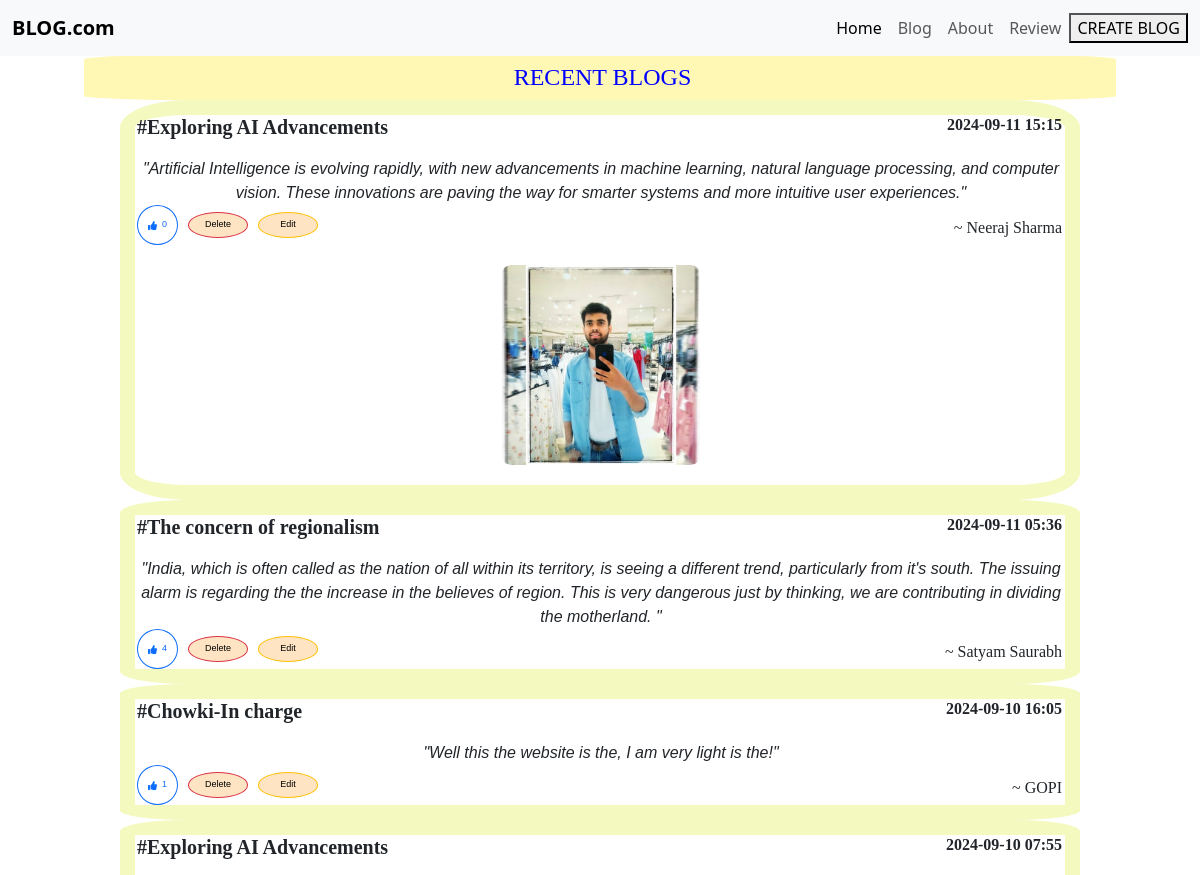
Before: / (upper part) with the older database file.
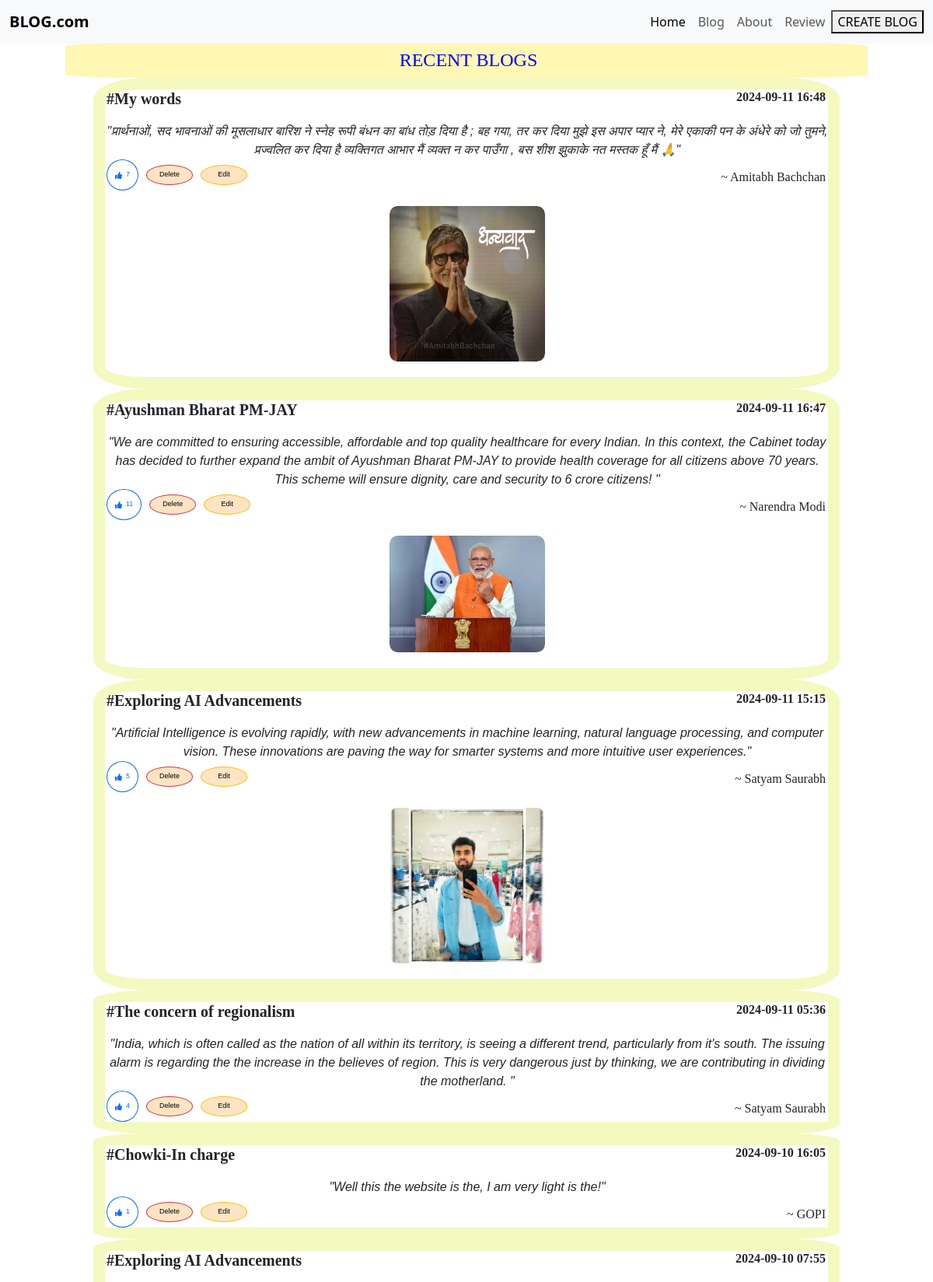
After: the same page with the newer database file.
### app.py (models this page shows, shortened)
class database(db.Model):
    id = db.Column(db.Integer, primary_key=True)
    Title = db.Column(db.String(50), nullable=False, unique=False)
    Date = db.Column(db.DateTime, default=datetime.utcnow)
    Content = db.Column(db.Text, nullable=False)
    Author = db.Column(db.String(20), nullable=False)
    likes = db.Column(db.Integer, default=0)
    Image = db.Column(db.String(100), nullable=True)  # New column for image filename

### app.py (the view, shortened to what this page needs)
@app.route("/", methods=['GET', 'POST'])
def home():
    allpost = database.query.order_by(database.Date.desc()).all()
    return render_template("index.html", allpost=allpost)

### templates/index.html (shortened to what this page needs)
<!DOCTYPE html>
<html lang="en">
<head>
    <link href="https://cdn.jsdelivr.net/npm/bootstrap@5.3.0/dist/css/bootstrap.min.css" rel="stylesheet">
    <link rel="stylesheet" href="{{ url_for('static', filename='style.css') }}">
    <link rel="stylesheet" href="https://cdnjs.cloudflare.com/ajax/libs/font-awesome/5.15.4/css/all.min.css">
</head>
<body>
    <nav class="navbar navbar-expand-lg navbar-light bg-light fixed-top">
        <div class="container-fluid">
            <a class="navbar-brand" href="/"><b>BLOG.com</b></a>
            <div class="collapse navbar-collapse" id="navbarNav">
                <ul class="navbar-nav ms-auto">
                    <li class="nav-item">
                        <a class="nav-link active" aria-current="page" href="/">Home</a>
                    </li>
                    <li class="nav-item">
                        <a class="nav-link" href="/post">Blog</a>
                    </li>
                    <li class="nav-item">
                        <a class="nav-link" href="/about">About</a>
                    </li>
                    <li class="nav-item">
                        <a class="nav-link" href="/review">Review</a>
                    </li>
                </ul>
                <br>
                <a href="/post"><button type="button" class="">CREATE BLOG</button></a>
            </div>
        </div>
    </nav>
    <div class="a">
        <h4 style="background-color: rgb(255, 247, 180)">RECENT BLOGS</h4>
    </div>
    <div class="one">
        <div class="two">
            {% for post in allpost %}
            <div class="box">
                <div class="blog-header">
                    <h5 class="blog-title">#{{ post.Title }}</h5>
                    <h6 class="blog-date">{{ post.Date.strftime('%Y-%m-%d %H:%M') }}</h6>
                </div>
                <i class="blog-content">"{{ post.Content }}"</i>
                <div class="blog-actions">
                    <form method="POST" action="/like/{{ post.id }}">
                        <button type="submit" class="button-round btn btn-outline-primary"
                            style="display: flex; align-items: center; justify-content: flex-start; width: max-content; height: 5vh; box-sizing: border-box;">
                            <i class="fas fa-thumbs-up"
                                style="margin-right: 5px; width: max-content; box-sizing: border-box;"></i>
                            <span>{{ post.likes or 0 }}</span>
                        </button>
                    </form>
                    <a href="/delete/{{ post.id }}">
                        <button type="button" class="btn btn-danger button-round">Delete</button>
                    </a>
                    <a href="/update/{{ post.id }}">
                        <button type="button" class="btn btn-warning button-round">Edit</button>
                    </a>
                    <span class="blog-author" style="padding-right: 3px;">~ {{ post.Author }}</span>
                </div>
                {% if post.Image %}
                <div class="blog-image-container">
                    <div class="blog-image">
                        <img src="{{ url_for('static', filename='uploads/' + post.Image) }}" alt="Blog Image">
                    </div>
                </div>
                {% endif %}
            </div>
            {% endfor %}
        </div>
    </div>
</body>
</html>

### static/style.css (style rules this page uses)
.one { margin-top: 100px; display: inline-block; width: 80vw; height: fit-content; margin-left: 10vw; background-color: rgb(255, 255, 255); border-spacing: 20px; box-sizing: border-box; overflow: auto; max-width: 100%; }
.two { box-sizing: border-box; font-family: "Lobster", sans-serif; font-weight: 400; font-style: normal; box-sizing: border-box; width: auto; overflow: auto; max-width: 100%; word-wrap: break-word; }
.a { font-family: "Playfair Display", serif; font-optical-sizing: auto; font-weight: bolder; font-style: normal; background-color: rgb(255, 247, 180); height: 45px; padding-top: 3px; text-align: center; color: rgb(0, 0, 255); margin-top: 55px; position: fixed; margin-left: 7vw; border-radius: 10%; }
.blog-header { display: flex; justify-content: space-between; }
.blog-title, .blog-date { display: inline; font-family: "Libre Baskerville", serif; font-weight: 400; font-style: normal; font-weight: bold; }
.blog-date { padding-right: 3px; }
.blog-content { display: block; text-align: center; margin-top: 10px; }
.blog-author { font-family: cursive; display: inline-block; text-align: right; margin-top: 5px; padding-right: 3px; }
.box { border: 15px solid rgb(243, 249, 191); border-radius: 7%; padding-left: 2px; margin-top: 0px; }
h4 { background-color: #f7f7f7; height: 40px; margin-bottom: 10px; padding-top: 5px; padding-left: 5px; width: 86vw; box-sizing: border-box; border-radius: 5%; }
.button-round { border-radius: 60%; font-size: xx-small; padding: 5px 10px; margin-right: 10px; }
.blog-actions { display: flex; align-items: center; justify-content: space-between; }
.btn-danger, .btn-warning { width: 60px; color: black; background-color: bisque; }
.blog-author { margin-left: auto; padding-right: 3px; display: inline-block; text-align: right; margin-top: 5px; padding-right: 3px; }
.blog-image-container { text-align: center; margin-top: 20px; margin-bottom: 20px; }
.blog-image { width: 100%; max-width: 200px; height: auto; border-radius: 10px; overflow: hidden; margin: 0 auto; }
.blog-image img { width: 100%; height: auto; display: block; object-fit: cover; border-radius: 10px; }

Changed rows visible on the page:
added database: Title "My words", Date "2024-09-11 16:48", Content "प्रार्थनाओं, सद भावनाओं की मूसलाधार बारिश ने स्नेह रूपी बंधन का बांध तोड़ दिया है ; बह गया, तर कर दिया मुझे इस अपार प्यार ने, मेरे एकाकी पन के अंधेरे को जो तुमने, प्रज्वलित कर दिया है व्यक्तिगत आभार मैं व्यक्त न कर पाउँगा , बस शीश झुकाके नत मस्तक हूँ मैं 🙏", likes "7", Author "Amitabh Bachchan", Image (picture)
added database: Title "Ayushman Bharat PM-JAY", Date "2024-09-11 16:47", Content "We are committed to ensuring accessible, affordable and top quality healthcare for every Indian. In this context, the Cabinet today has decided to further expand the ambit of Ayushman Bharat PM-JAY to provide health coverage for all citizens above 70 years. This scheme will ensure dignity, care and security to 6 crore citizens!", likes "11", Author "Narendra Modi", Image (picture)
changed database (number 3 of 6 on the later page): likes "0" → "5"; Author "Neeraj Sharma" → "Satyam Saurabh"
